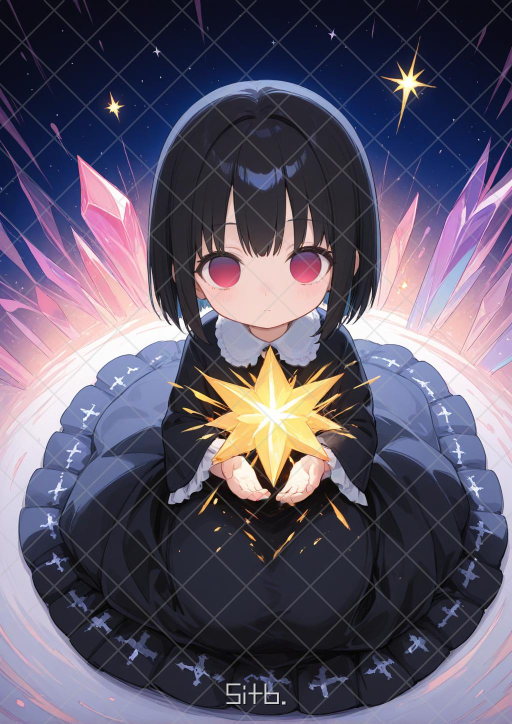
#> input picture sample_img/sample_wm.jpg, 1024 x 1448 px (shown at 1/2 size)
$ python apply_watermark.py sample_img/sample_wm.jpg
#> lines starting #> are read from the running program, lines starting #| are printed output that depends on the picture
import os
import sys
from PIL import Image, ImageDraw, ImageFont, ImageFilter
from collections import Counter

import platform

# === 設定ファイル空白時のフォント設定 ===
def get_default_font_path():
    system = platform.system()
    if system == "Windows":
        return "arial.ttf"
    elif system == "Darwin":  # macOS
        return "/System/Library/Fonts/SFNS.ttf"
    else:  # Linux系
        return "/usr/share/fonts/truetype/dejavu/DejaVuSans.ttf"

# === 設定ファイルの読み込み ===
def load_config(config_path="watermark_config.txt"):
    config = {
        "font_path": get_default_font_path(),
        "font_size": 32,
        "text": "This is a sample image.\nPlease do not repost.",
    }

    if not os.path.exists(config_path):
        return config

    with open(config_path, "r", encoding="utf-8") as f:
        lines = f.readlines()

    in_text = False
    text_lines = []

    for line in lines:
        line = line.strip()
        if not line or line.startswith("#"):
            continue

        if in_text:
            if line.lower() == "endtext":
                in_text = False
                config["text"] = "\n".join(text_lines)
            else:
                text_lines.append(line)
            continue

        if line.lower() == "text:":
            in_text = True
            text_lines = []
        elif "=" in line:
            key, val = line.split("=", 1)
            key = key.strip()
            val = val.strip()

            # font_size だけは型変換
            if key == "font_size":
                try:
                    config[key] = int(val)
                except ValueError:
                    print(f"[!] font_size の値が整数じゃない: {val}、無視します")
            else:
                config[key] = val

    return config

# === 画像の主色取得 ===
def get_dominant_color(img):
    small = img.resize((50, 50))
    pixels = list(small.getdata())
    most_common = Counter(pixels).most_common(1)[0][0]
    return most_common

# === クロスハッチパターン作成（αを40にして目立たなく） ===
def make_diagonal_stripes(size, base_width=2):
    w, h = size
    scale = min(w, h) / 512
    stripe_width = max(1, int(base_width * scale))
    spacing = stripe_width * 32

    img = Image.new("RGBA", (w, h), (0, 0, 0, 0))
    draw = ImageDraw.Draw(img)

    # 左下→右上方向の斜め線
    for i in range(-h, w, spacing):
        draw.line([(i, 0), (i + h, h)], fill=(180, 180, 180, 60), width=stripe_width)

    # 左上→右下方向の斜め線
    for i in range(0, w + h, spacing):
        draw.line([(i, 0), (i - h, h)], fill=(180, 180, 180, 60), width=stripe_width)

    return img

# === 中心からフェードアウトするマスク（ぼかし弱め） ===
def make_radial_mask(size):
    w, h = size
    mask = Image.new("L", (w, h), 0)
    draw = ImageDraw.Draw(mask)
    max_r = int((w**2 + h**2)**0.5 / 2)
    for r in range(max_r, 0, -1):
        alpha = int(128 * (1 - (r / max_r)) ** 2) + 16
        draw.ellipse([(w/2 - r, h/2 - r), (w/2 + r, h/2 + r)], fill=alpha)
    return mask.filter(ImageFilter.GaussianBlur(1))


# === 透かし合成処理 ===
def add_watermark(img_path, out_path, config):
#> called with img_path = 'sample_img/sample_wm.jpg', out_path = 'watermarked_output/sample_wm_wm.jpg'
    base = Image.open(img_path).convert("RGBA")
    w, h = base.size
#> w = 1024; h = 1448

    # クロスハッチパターン生成
    stripes = make_diagonal_stripes((w, h))
#> in make_diagonal_stripes, `img = Image.new("RGBA", (w, h), (0, 0, 0, 0))`: img: PIL image 1024x1448 RGBA; every value is 0
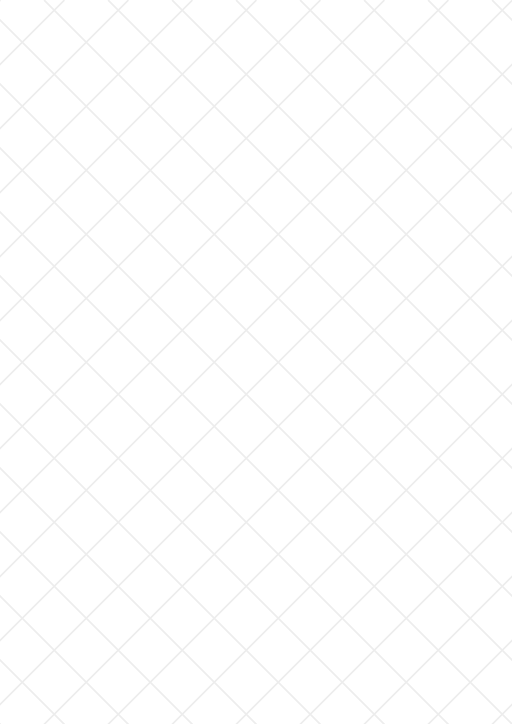
#> stripes: PIL image 1024x1448 RGBA (shown at 1/2 size); mean R, G, B, A 13.8, 13.8, 13.8, 4.6; transparent parts drawn white
    # デザイン性を損なったのでマスク外しました
    # mask = make_radial_mask((w, h))
    # stripes.putalpha(mask)
    base = Image.alpha_composite(base, stripes)

    # テキスト描画
    txt_layer = Image.new("RGBA", base.size, (0, 0, 0, 0))
    draw = ImageDraw.Draw(txt_layer)
    try:
        font = ImageFont.truetype(config["font_path"], int(config["font_size"]))
    except:
        font = ImageFont.load_default()

    lines = config["text"].split("\n")
    # lines = [line.replace(" ", "\u00A0") for line in lines]

    font_size = int(config["font_size"])
    line_height = font_size + 2  # 適当な余白（行間）

    total_height = line_height * len(lines)
    y = h - total_height - 40
#> y = 1340

    # 文字色
    shadow_offset = 2
    shadow_color = (0, 0, 0, 150)  # 半透明の黒
    text_color = (255, 255, 255, 200)  # 固定：白

    for line in lines:
        text_w = font.getbbox(line)[2] if hasattr(font, 'getbbox') else font.getsize(line)[0]
        x = (w - text_w) / 2

        # シャドウ（下に少しずらす）
        draw.text((x + shadow_offset, y + shadow_offset), line, font=font, fill=shadow_color)
        # 本文
        draw.text((x, y), line, font=font, fill=text_color)

        y += line_height
#> after the loop, y = 1408

    base = Image.alpha_composite(base, txt_layer)
    base.convert("RGB").save(out_path)
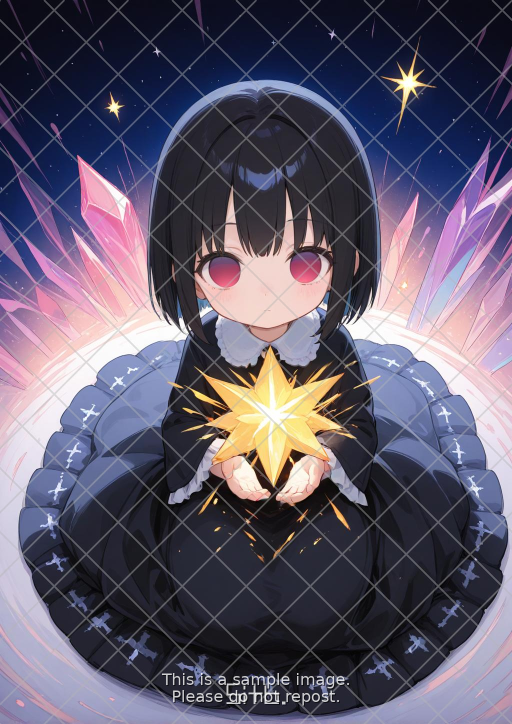
#> saved as sample_wm_wm.jpg: PIL image 1024x1448 RGB (shown at 1/2 size); mean R, G, B 95.8, 89.3, 107.9

# === メイン処理 ===
def main():
    if len(sys.argv) < 2:
        print("使い方: python apply_watermark.py 画像ファイルまたはフォルダ")
        return

    input_path = sys.argv[1]
    output_dir = "watermarked_output"
    os.makedirs(output_dir, exist_ok=True)
    config = load_config()

    if os.path.isdir(input_path):
        for filename in os.listdir(input_path):
            if filename.lower().endswith((".png", ".jpg", ".jpeg")):
                in_file = os.path.join(input_path, filename)
                out_file = os.path.join(output_dir, f"{os.path.splitext(filename)[0]}_wm.jpg")
                add_watermark(in_file, out_file, config)
    elif os.path.isfile(input_path):
        filename = os.path.basename(input_path)
        out_file = os.path.join(output_dir, f"{os.path.splitext(filename)[0]}_wm.jpg")
        add_watermark(input_path, out_file, config)
    else:
        print("指定されたパスが無効です")

if __name__ == "__main__":
    main()
